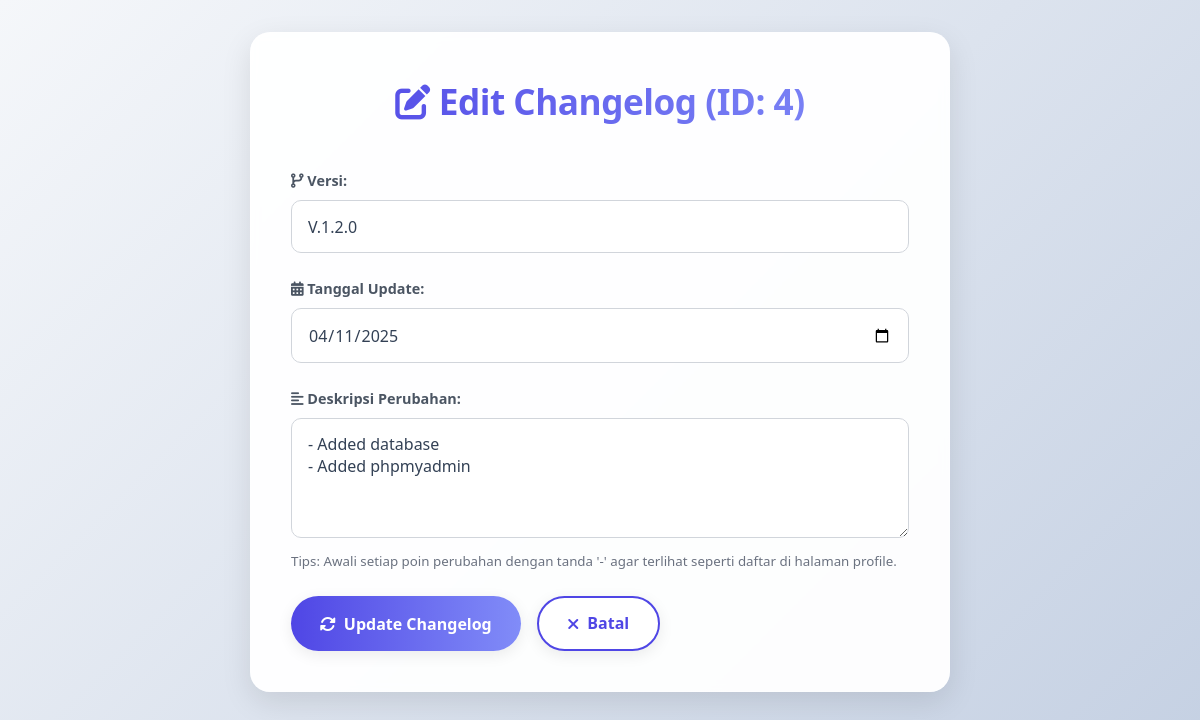
The page /admin/changelogs/manage_changelog.php?action=edit&id=4 (signed in) on the database its author committed.
### tables this page shows
CREATE TABLE `changelogs` (
  `id` int(11) NOT NULL AUTO_INCREMENT,
  `version` varchar(50) NOT NULL COMMENT 'Contoh: v1.0.1, Build 20250415',
  `description` text NOT NULL COMMENT 'Detail perubahan pada versi ini',
  `update_date` date NOT NULL COMMENT 'Tanggal update versi ini',
  `created_at` timestamp NULL DEFAULT current_timestamp(),
  `updated_at` timestamp NULL DEFAULT current_timestamp() ON UPDATE current_timestamp(),
  PRIMARY KEY (`id`),
  KEY `idx_update_date` (`update_date`) COMMENT 'Index untuk sorting berdasarkan tanggal'
);

### admin/changelogs/manage_changelog.php (the view, shortened to what this page needs)
<?php
$conn = new mysqli("localhost", "admin", "admin123", "login_app");
$action = $_GET['action'] ?? 'add';
$page_title = "Tambah Changelog Baru";
$form_action_url = "process_changelog.php?action=add";
$version = '';
$description = '';
$update_date = date('Y-m-d');
$submit_button_text = "Simpan Changelog";
$submit_button_icon = "fas fa-save";
if ($action === 'edit' && isset($_GET['id'])) {
    $changelog_id = intval($_GET['id']);
    $stmt = $conn->prepare("SELECT version, description, update_date FROM changelogs WHERE id = ?");
    if ($stmt) {
        $stmt->bind_param("i", $changelog_id);
        $stmt->execute();
        $result = $stmt->get_result();
        if ($result->num_rows === 1) {
            $row = $result->fetch_assoc();
            $page_title = "Edit Changelog (ID: " . $changelog_id . ")";
            $form_action_url = "process_changelog.php?action=edit&id=" . $changelog_id;
            $version = $row['version'];
            $description = $row['description'];
            $update_date = $row['update_date'];
            $submit_button_text = "Update Changelog";
            $submit_button_icon = "fas fa-sync-alt";
        } else {
            header('Location: index.php?error=Changelog tidak ditemukan.');
            exit();
        }
    } else {
         header('Location: index.php?error=Gagal menyiapkan query.');
         exit();
    }
} elseif ($action !== 'add') {
    header('Location: index.php?error=Aksi tidak valid.');
    exit();
}
?>
<!DOCTYPE html>
<html lang="id">
<head>
<link rel="stylesheet" href="/assets/css/main.css">
<link rel="stylesheet" href="https://cdnjs.cloudflare.com/ajax/libs/font-awesome/6.4.0/css/all.min.css">
</head>
<body>
<div class="page-container" style="max-width: 700px;"> <div class="page-header no-border">
        <h1 class="gradient-text"><i class="fas <?= ($action === 'edit') ? 'fa-edit' : 'fa-plus-circle' ?>"></i> <?= $page_title ?></h1>
    </div>
    <form action="<?= $form_action_url ?>" method="POST">
        <div class="form-group">
            <label for="version"><i class="fas fa-code-branch"></i> Versi:</label>
            <input type="text" id="version" name="version" value="<?= htmlspecialchars($version) ?>" placeholder="Contoh: v1.2.0 atau Build 20250430" required>
        </div>
        <div class="form-group">
            <label for="update_date"><i class="fas fa-calendar-alt"></i> Tanggal Update:</label>
            <input type="date" id="update_date" name="update_date" value="<?= htmlspecialchars($update_date) ?>" required>
        </div>
        <div class="form-group">
            <label for="description"><i class="fas fa-align-left"></i> Deskripsi Perubahan:</label>
            <textarea id="description" name="description" placeholder="Jelaskan perubahan apa saja yang ada di versi ini. Gunakan baris baru untuk setiap poin." required><?= htmlspecialchars($description) ?></textarea>
             <small style="color: #6b7280; display: block; margin-top: 5px;">Tips: Awali setiap poin perubahan dengan tanda '-' agar terlihat seperti daftar di halaman profile.</small>
        </div>
        <div class="btn-group" style="justify-content: flex-start;"> <button type="submit" class="btn btn-primary"><i class="<?= $submit_button_icon ?>"></i> <?= $submit_button_text ?></button>
             <a href="index.php" class="btn btn-secondary"><i class="fas fa-times"></i> Batal</a>
        </div>
    </form>
    </div>
</body>
</html>

### assets/css/main.css (style rules this page uses)
* { margin: 0; padding: 0; box-sizing: border-box; font-family: 'Segoe UI', 'Roboto', 'Arial', sans-serif; }
html { scroll-behavior: smooth; }
body { min-height: 100vh; background: linear-gradient(135deg, #f5f7fa 0%, #c3cfe2 100%); color: #4b5563; line-height: 1.6; font-size: 16px; overflow-x: hidden; position: relative; }
.container, .auth-container, .profile-container, .admin-container, .page-container { background-color: rgba(255, 255, 255, 0.95); padding: 2.5rem; margin: 2rem auto; border-radius: 20px; box-shadow: 0 10px 30px rgba(0, 0, 0, 0.1); width: 90%; backdrop-filter: blur(5px); border: 1px solid rgba(255, 255, 255, 0.18); max-width: 900px; position: relative; z-index: 1; }
.page-container { max-width: 800px; }
h1, h2, h3, h4, h5, h6 { color: #334155; margin-bottom: 1rem; font-weight: 700; }
h1 { font-size: 2.2rem; letter-spacing: -0.5px; }
.gradient-text { background: linear-gradient(to right, #4f46e5, #818cf8); -webkit-background-clip: text; -webkit-text-fill-color: transparent; background-clip: text; }
.page-header { text-align: center; margin-bottom: 2.5rem; padding-bottom: 1.5rem; border-bottom: 1px solid rgba(79, 70, 229, 0.1); position: relative; }
.page-header.no-border { border-bottom: none; padding-bottom: 0; }
.page-header h1 { margin-bottom: 0.5rem; }
.page-header::after { content: ''; position: absolute; bottom: -1px; left: 50%; transform: translateX(-50%); width: 70px; height: 3px; background: linear-gradient(to right, #4f46e5, #818cf8); border-radius: 2px; }
.page-header.no-border::after { display: none; }
a { color: #4f46e5; text-decoration: none; transition: color 0.2s ease; }
.btn { display: inline-flex; align-items: center; justify-content: center; padding: 0.8rem 1.8rem; font-size: 1rem; border: none; border-radius: 50px; cursor: pointer; transition: all 0.3s ease; font-weight: 600; text-decoration: none; gap: 8px; box-shadow: 0 4px 15px rgba(0, 0, 0, 0.08); white-space: nowrap; }
.btn-primary { background: linear-gradient(to right, #4f46e5, #818cf8); color: white; }
.btn-secondary { background-color: #fff; color: #4f46e5; border: 2px solid #4f46e5; }
.btn-group { display: flex; gap: 1rem; flex-wrap: wrap; justify-content: center; margin-top: 1.5rem; }
.form-group { margin-bottom: 1.5rem; }
.form-group label { display: block; margin-bottom: 0.5rem; color: #4b5563; font-size: 0.9rem; font-weight: 600; }
.form-group input[type="text"], .form-group input[type="password"], .form-group input[type="email"], .form-group input[type="number"], .form-group input[type="date"], .form-group select, .form-group textarea { width: 100%; padding: 0.9rem 1rem; border: 1px solid #d1d5db; border-radius: 10px; font-size: 1rem; transition: border-color 0.2s ease, box-shadow 0.2s ease; background-color: rgba(255, 255, 255, 0.8); color: #334155; }
.form-group textarea { min-height: 120px; resize: vertical; }

### rows shown on the page
changelogs: version "V.1.2.0", update_date "04/11/2025", description "- Added database - Added phpmyadmin"

### other values the page prints
$page_title "Edit Changelog (ID: 4)"
$submit_button_text "Update Changelog"
